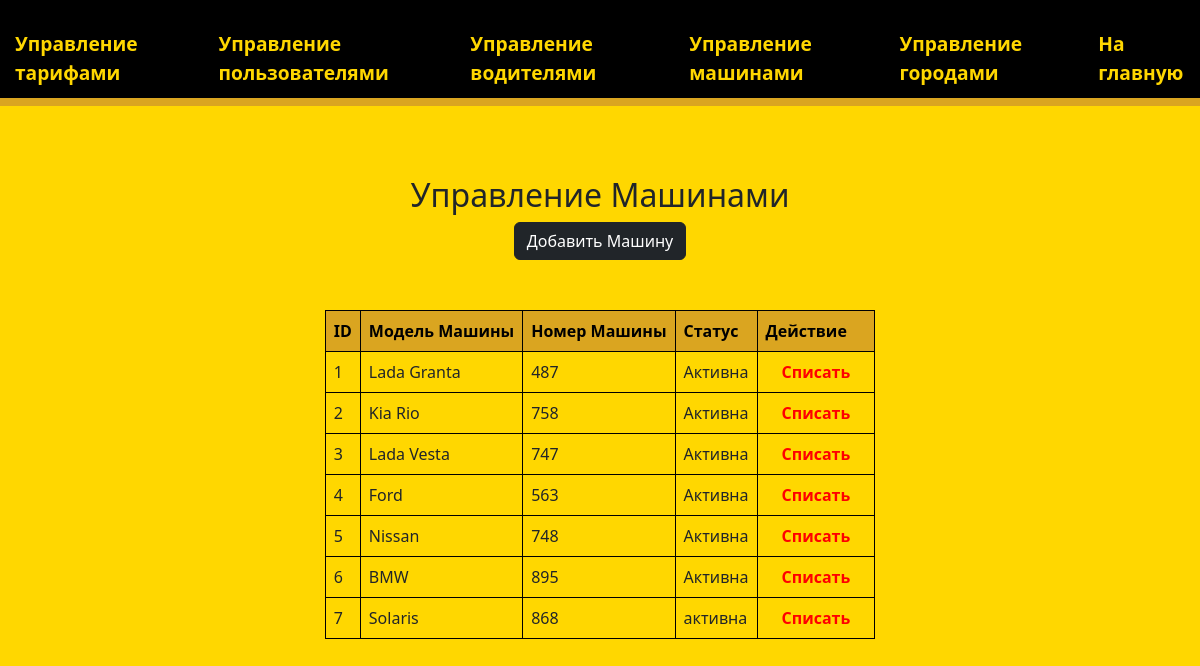
Page /admin/control-cars.php (signed in) on the committed database.
### tables this page shows
CREATE TABLE `cars` (
  `id_cars` int NOT NULL,
  `model_car` text NOT NULL,
  `number_car` int NOT NULL,
  `status` text NOT NULL
);

### admin/control-cars.php (the view, shortened to what this page needs)
<!DOCTYPE html>
<html lang="ru">
<head>
    <link rel="stylesheet" href="../design/css/admin.css">
    <link href="https://cdn.jsdelivr.net/npm/bootstrap@5.3.3/dist/css/bootstrap.min.css" rel="stylesheet">
</head>
<body style="background-color: gold;">
    <div class="sidebar">
        <a href="admin.php">Управление тарифами</a>
        <a href="control-users.php">Управление пользователями</a>
        <a href="control-drivers.php">Управление водителями</a>
        <a href="control-cars.php">Управление машинами</a>
        <a href="control-city.php">Управление городами</a>
        <a href="../">На главную</a>
    </div>
    <div class="content" id="content-cars">
        <h2>Управление Машинами</h2>
        <button type="button" class="btn btn-dark" data-bs-toggle="modal" data-bs-target="#exampleModal">
            Добавить Машину
        </button>
        <section id="cars-control">
            <table>
                <tr>
                    <th>ID</th>
                    <th>Модель Машины</th>
                    <th>Номер Машины</th>
                    <th>Статус</th>
                    <th>Действие</th>
                </tr>
                <?php
                include("../database/connectDB.php");
                $cars_control = "SELECT * FROM `cars`";
                $cars_result = mysqli_query($connect, $cars_control);
                if (mysqli_num_rows($cars_result) > 0) {
                    while ($cars = mysqli_fetch_assoc($cars_result)) {
                        echo "<tr>";
                        echo "<td>" . $cars['id_cars'] . "</td>";
                        echo "<td>" . $cars['model_car'] . "</td>";
                        echo "<td>" . $cars['number_car'] . "</td>";
                        echo "<td>" . $cars['status'] . "</td>";
                        if ($cars['status'] == "Списана") {
                            echo "<td><a href='restore_cars.php?cars_id=" . $cars['id_cars'] . "' class='restore'>Восстановить</a></td>";
                        } else {
                            echo "<td><a href='block_cars.php?cars_id=" . $cars['id_cars'] . "' class='block'>Списать</a></td>";
                        }
                        echo "</tr>";
                    }
                } else {
                    echo "<tr><td colspan='5'>Машины не найдены.</td></tr>";
                }
                ?>
            </table>
        </section>
    </div>
</body>
</html>

### design/css/admin.css (style rules this page uses)
* { transition: all 0.6s ease-in-out; }
body { font-family: Arial, sans-serif; display: flex; flex-direction: column; align-items: center; gap: 50px; }
@media (min-width: 768px) and (max-width: 1599px) { .sidebar { display: flex; width: 100%; top: 0; border-bottom: 8px solid goldenrod; left: 0; background-color: black; color: gold; padding-top: 20px; font-weight: bolder; font-size: larger; } }
@media (min-width: 768px) and (max-width: 1599px) { .sidebar a { margin: 0% auto; display: block; padding: 10px 15px; text-decoration: none; color: gold; border-top-left-radius: 10px; border-top-right-radius: 10px; } }
@media (min-width: 768px) and (max-width: 1599px) { .content { display: flex; flex-direction: column; align-items: center; justify-content: start; padding: 20px; } }
.content h2 { text-align: center; }
th, td { border: 1px solid goldenrod; padding: 8px; text-align: left; }
th { background-color: goldenrod; }
.unblock, .restore, .remove, .delete, .block { background: none; padding: 5px 15px; border-radius: 30px; color: inherit; text-decoration: none; font-weight: 800; border: 1px solid transparent; transition: all 0.6s ease-in-out; }
.block, .unblock { color: red; }
#users-control, #tarifs-control, #drivers-control, #cars-control { display: flex; justify-content: center; align-items: center; gap: 15px; padding-top: 50px }
#cars-control table { width: 100%; border-collapse: collapse; }
#tarifs-control th, #tarifs-control td, #users-control th, #users-control td, #drivers-control th, #drivers-control td, #cars-control th, #cars-control td { border: 1px solid black; padding: 8px; text-align: left; }
#cars-control th { background-color: goldenrod; color: black; }

### rows in the picture
cars: id_cars "1", model_car "Lada Granta", number_car "487", status "Активна"
cars: id_cars "2", model_car "Kia Rio", number_car "758", status "Активна"
cars: id_cars "3", model_car "Lada Vesta", number_car "747", status "Активна"
cars: id_cars "4", model_car "Ford", number_car "563", status "Активна"
cars: id_cars "5", model_car "Nissan", number_car "748", status "Активна"
cars: id_cars "6", model_car "BMW", number_car "895", status "Активна"
cars: id_cars "7", model_car "Solaris", number_car "868", status "активна"
